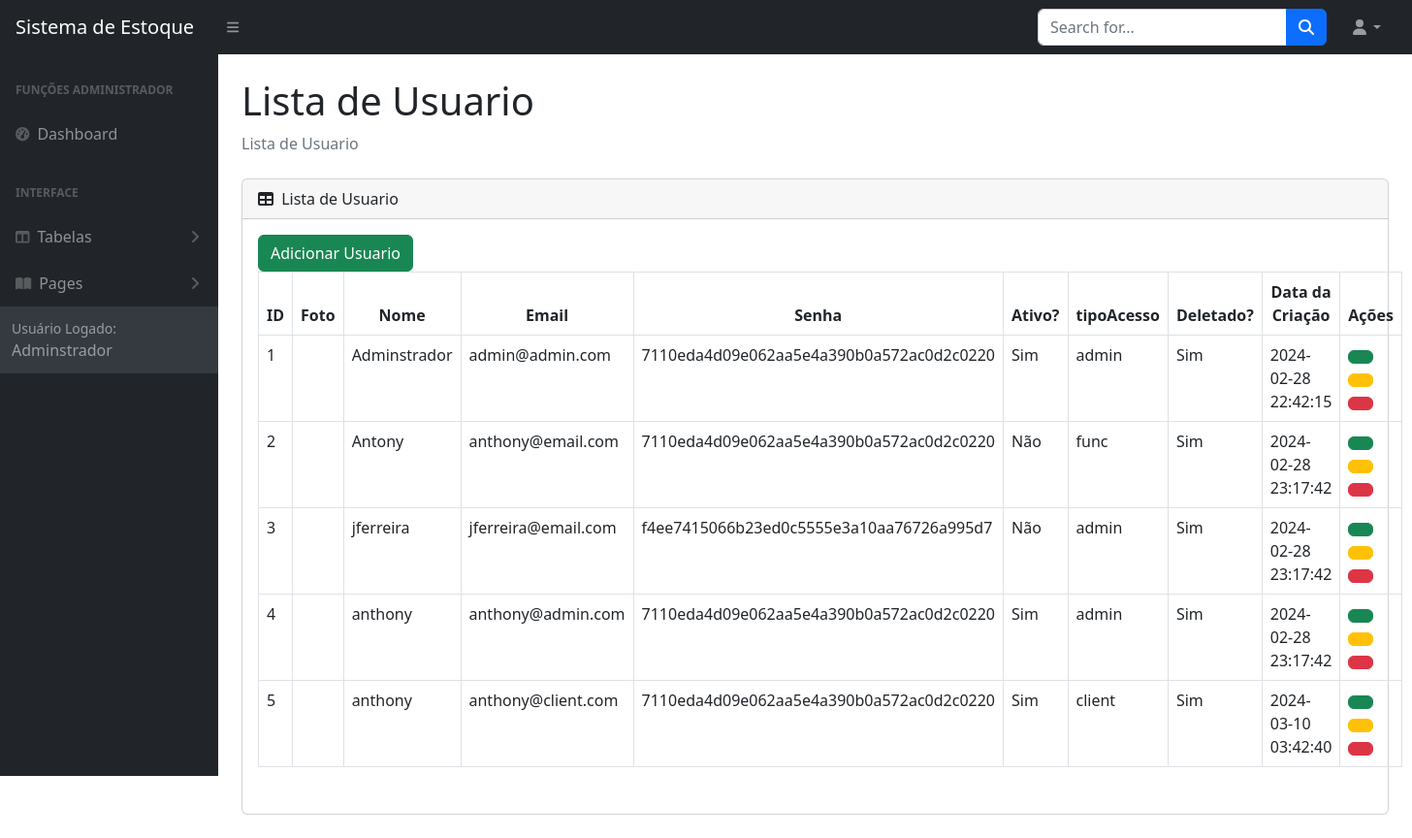
Page /sistema.php?pagina=listarUsuarios (signed in) on the committed database.
### tables this page shows
CREATE TABLE `usuarios` (
  `id` int NOT NULL,
  `foto` varchar(80) NOT NULL,
  `nome` varchar(40) NOT NULL,
  `email` varchar(50) NOT NULL,
  `senha` varchar(40) NOT NULL,
  `ativo` tinyint(1) DEFAULT NULL,
  `tipoAcesso` varchar(10) NOT NULL,
  `isDeleted` tinyint(1) NOT NULL,
  `criadoEm` timestamp NOT NULL DEFAULT CURRENT_TIMESTAMP
);

### sistema.php (called while the page is built, shortened)
<?php
    include_once 'controllers/validate.php';
    function pageContent(){
        validarPagina();
    }
    include_once 'views/layout.php';
?>

### models/Manager.php (called while the page is built, shortened)
<?php
	class Manager extends Connect{
		public function select_common($table, $fields, $filters, $query_extra){
			$pdo = parent::get_instance();
			$query = "SELECT ";
			if($fields != null){
				$query .= implode(", ", $fields);
			}else{
				$query .= "*";
			}
			$query .= " FROM $table";
			$statement = $pdo->prepare($query);
			$statement->execute();
			$data = [];
			if($statement->rowCount()){
				while($result = $statement->fetch(PDO::FETCH_ASSOC)){
					$data[] = $result;
				}
			}else{
				return false;
			}
			return $data;
		}
	}
?>

### views/modulos/usuarios/lista.php (the view, shortened to what this page needs)
<div class="container-fluid px-4">
    <h1 class="mt-4"><?= $titleSection; ?></h1>
    <ol class="breadcrumb mb-4">
        <li class="breadcrumb-item active"><?= $titleSection; ?></li>
    </ol>
        <div class="card mb-4">
        <div class="card-header">
            <i class="fas fa-table me-1"></i>
            <?= $titleSection; ?>
        </div>
        <div class="card-body">
            <table class="table table-bordered table-hover table-fluid" id="datatablesSimple">
                <thead class="text-center">
                    <th>ID</th>
                    <th>Foto</th>
                    <th>Nome</th>
                    <th>Email</th>
                    <th>Senha</th>
                    <th>Ativo?</th>
                    <th>tipoAcesso</th>
                    <th>Deletado?</th>
                    <th>Data da Criação</th>
                    <th>Ações</th>
                </thead>
                <tbody>
                    <?php foreach ($lista as $l): ?>
                        <tr>
                            <td><?=$l['id'];?></td>
                            <td><?=$l['foto'];?></td>
                            <td><?=$l['nome'];?></td>
                            <td><?=$l['email'];?></td>
                            <td><?=$l['senha'];?></td>
                            <td><?=($l['ativo']) ? "Sim" :"Não";?></td>
                            <td><?=$l['tipoAcesso'];?></td>
                            <td><?=($l['isDeleted']) =='' ? "Não" : "Sim";?></td>
                            <td><?=$l['criadoEm'];?></td>
                            <td>
                                <a href="?pagina=atualizarUsuario&id=<?=$l['id']?>" class="btn btn-success btn-secondary">
                                </a>
                                <button class="btn btn-warning btn-secondary" data-bs-toggle="modal" data-bs-target="#exampleModal-temp-<?= $l['id']; ?>">
                                </button>
                                <button class="btn btn-danger btn-secondary" data-bs-toggle="modal" data-bs-target="#exampleModal-perm-<?= $l['id']; ?>">
                                </button>
                            </td>
                        </tr>
                    <?php endforeach; ?>
                </tbody>
                <tbody class="breadcrumb mb-12">
                    <button type="button" class="btn btn-success" data-bs-toggle="modal" data-bs-target="#exampleModal">Adicionar Usuario</button>
                    </div>
        </div>
    </div>
</div>

### rows in the picture
usuarios: id "1", nome "Adminstrador", email "admin@admin.com", senha "7110eda4d09e062aa5e4a390b0a572ac0d2c0220", ativo "Sim", tipoAcesso "admin", isDeleted "Sim", criadoEm "2024-02-28 22:42:15"
usuarios: id "2", nome "Antony", email "anthony@email.com", senha "7110eda4d09e062aa5e4a390b0a572ac0d2c0220", ativo "Não", tipoAcesso "func", isDeleted "Sim", criadoEm "2024-02-28 23:17:42"
usuarios: id "3", nome "jferreira", email "jferreira@email.com", senha "f4ee7415066b23ed0c5555e3a10aa76726a995d7", ativo "Não", tipoAcesso "admin", isDeleted "Sim", criadoEm "2024-02-28 23:17:42"
usuarios: id "4", nome "anthony", email "anthony@admin.com", senha "7110eda4d09e062aa5e4a390b0a572ac0d2c0220", ativo "Sim", tipoAcesso "admin", isDeleted "Sim", criadoEm "2024-02-28 23:17:42"
usuarios: id "5", nome "anthony", email "anthony@client.com", senha "7110eda4d09e062aa5e4a390b0a572ac0d2c0220", ativo "Sim", tipoAcesso "client", isDeleted "Sim", criadoEm "2024-03-10 03:42:40"

### other values in the picture
$userData[0]['nome'] "Adminstrador"
$titleSection "Lista de Usuario"
